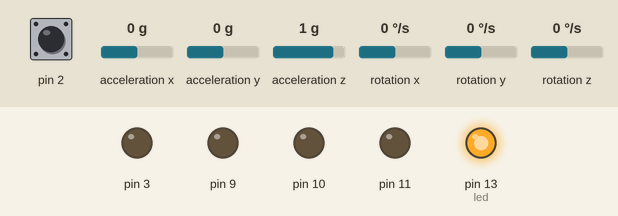
A sketch run on a simulated Arduino Uno, built with avr-gcc and run on an emulated ATmega328P. On the bench: output pins drawn as LEDs (lit = HIGH). Wiring (inferred from the names in the program): MPU-6050 motion sensor at I2C address 0x68. Inputs (shaded band) come from the test bench; at power-on: pin 2 HIGH, acceleration x 0 g, acceleration y 0 g, acceleration z 1 g, rotation x 0 °/s, rotation y 0 °/s, rotation z 0 °/s. What the sketch prints to the serial monitor is not drawn.

Above: at 0.1 s.
At 3.9 s:
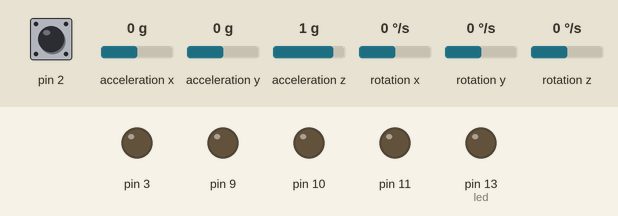
Timing chart, 0 to 5.4 s (numbered marks = the images above):
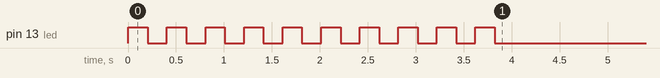

The sketch:

Micro_X.ino
```cpp
// (licence header left out)
// Platform
#include "Wire.h"
#include "I2Cdev.h"
#include "MPU_6050.h"
#include "String.h"
#include "BLDC.h"
#include "PID_.h"

//Sensors
MPU6050 accelgyro; //sensor object
int ax, ay, az; //3-axis accelerometer
int gx, gy, gz; //3-axis gyroscope
int biasX, biasY, biasZ; //gyro offset

//RC Receiver
volatile unsigned long startPeriod; // set in the interrupt
volatile int rc[7]; //nb of RC channels

//Complementary filter
float pitch, roll;

//Real time constraint
long timer; //general purpose timer
long timer_old; //timer memory
float G_Dt; //loop time

// The red LEDs are conected to Arduino pin n°13
int led = 13;

//PID attitude pitch and roll
float command_pitch, command_roll;
float rate_pitch, rate_roll;
PID PID_pitch(&command_pitch, &pitch, &rate_pitch, &G_Dt, 0.5, 0.15, 0.1);
PID PID_roll(&command_roll, &roll, &rate_roll, &G_Dt, 0.5, 0.15, 0.1);

//Throttle
float throttle;

//PID rate yaw
float pid_yaw;
float err_yaw;
float yaw_I;

//Motors
BLDC bldc;


// the setup routine runs once
void setup()
{
  //function calcInput is called everytime there in a falling edge on pin 2.
  //Pin 2 is hard-wired to interrupt 0
  attachInterrupt(0,calcInput,FALLING);

  //USB communication enabled. Baud rate 115200 baud
  Serial.begin(115200);

  //I2C enabled
  Wire.begin();

  //motors init
  bldc.initializeSpeedController();

  //Pin 13 is hard-wired to the red leds. It has to be turned as an output
  pinMode(led, OUTPUT);

  //Sensors init
  accelgyro.initialize();

  //gyro calibration to compute offset
  calib_gyro();
}


// the loop routine runs forever
void loop()
{
  if((millis()-timer)>=10)   //10ms => 100 Hz loop rate
  {
    timer_old = timer; //save time for the next computation
    timer=millis();  //current time
    G_Dt = (timer-timer_old)/1000.0; //Real time of loop run

    fast_Loop(); //Go to fast loop
  }
}


void fast_Loop(){

   //read sensors and compute angles
  imu_Valget ();


  //compute pid pitch
  command_pitch = -(rc[2]-1484.0)/20;
  rate_pitch = (float)(-gx+biasX)*2000.0f/32768.0f;
  PID_pitch.compute();


  //compute pid roll
  command_roll = (rc[1]-1456.0)/20;
  rate_roll = (float)(gy-biasY)*2000.0f/32768.0f;
  PID_roll.compute();


  //compute pid yaw
  err_yaw = (float)(-(gz-biasZ))*2000.0f/32768.0f;
  yaw_I += (float)err_yaw*G_Dt;
  pid_yaw = err_yaw*1.0+yaw_I;


  //throttle
  throttle = constrain((rc[0]-1180)/1.8,0,255);

  //fail safe
  //when the RC receiver lose Rc transmitter signal, rc[1] is over 1500.
  if(rc[1]>1900)
  {
    throttle=0;
  }

  //reset values if throttle is low enough for the quadcopter to be on the ground.
  if(throttle < 30)
  {
    //hold pid values to 0 so that the motors are not spining when the throttle stick is down
    PID_pitch.hold();
    PID_roll.hold();
    pid_yaw=0;

    //reset integrators
    PID_pitch.reset_I();
    PID_roll.reset_I();
    yaw_I = 0;
  }

  //debug and tunning
  serial_print();

  //output mixer. Each motor speed is a combination between throttle and pid values.
  bldc.setMotorVelocity(REAR_RIGHT, throttle + PID_roll.value() - PID_pitch.value() + pid_yaw);
  bldc.setMotorVelocity(FRONT_LEFT, throttle - PID_roll.value() + PID_pitch.value() + pid_yaw);
  bldc.setMotorVelocity(REAR_LEFT, throttle - PID_roll.value() - PID_pitch.value() - pid_yaw);
  bldc.setMotorVelocity(FRONT_RIGHT, throttle + PID_roll.value() + PID_pitch.value() - pid_yaw);

}


//Interrupt service routine called everytime the digital PPM signal from the RC receiver is falling on pin 2
void calcInput()
{
  //static variables are not reset when we exit the function
  static unsigned int pulseIn;
  static int channel;

      //length of current pulse
      pulseIn = (int)(micros() - startPeriod);

      //remember the time for next loop
      startPeriod = micros();

      //channel detector
      if(pulseIn >2000){
        channel = 0;
      }
      //store value
      else
      {
        rc[channel]=pulseIn;
        channel++; //increment channel for next time
      }
}
```

BLDC.cpp
```cpp
#include "BLDC.h"

/** Assign PWM pin-out to each ESC controlling the motors.
 */
BLDC::BLDC()
{
    _motorsPins[FRONT_LEFT]  = BLDC_PWM_MOTOR_FRONT_LEFT;
    _motorsPins[FRONT_RIGHT] = BLDC_PWM_MOTOR_FRONT_RIGHT;
    _motorsPins[REAR_LEFT]   = BLDC_PWM_MOTOR_REAR_LEFT;
    _motorsPins[REAR_RIGHT]  = BLDC_PWM_MOTOR_REAR_RIGHT;


}

/** TODO: add description here.
 */
void BLDC::initializeSpeedController()
{
        for (unsigned int i = 0; i < BLDC_MOTORS_COUNT; i++)
    {
        pinMode(_motorsPins[i], OUTPUT);
    }
}

/** TODO: add description here.
 */
void BLDC::calibrateSpeedController()
{
    //TODO: implement here for ESC
}

/** Set specified velocity to specified motor.
 * @param idMotor Motor number see MOTORS_ASSIGNEMENT
 * @param nbPulse PWM applied to Speed Controller (PWM)
 */
void BLDC::setMotorVelocity(uint8_t idMotor, uint8_t nbPulse)
{
    analogWrite(_motorsPins[idMotor], nbPulse);
}

/** Set specified velocity to all motors.
 * @param devAddr I2C slave device address
 */
void BLDC::setAllMotorsVelocity(uint8_t nbPulse)
{
    for (unsigned int i = 0; i < BLDC_MOTORS_COUNT; i++)
    {
        setMotorVelocity(i, constrain(nbPulse, BLDC_MOTORS_MINIMUM_SPEED, BLDC_MOTORS_MAXIMUM_SPEED));
    }
}

/** Read a single bit from an 8-bit device register.
 */
void BLDC::killAllMotors()
{
    setAllMotorsVelocity(BLDC_MOTORS_MINIMUM_SPEED);
}
```

BLDC.h
```cpp
#ifndef _HAL_BLDC_
#define _HAL_BLDC_

#include "Arduino.h"

#define BLDC_MOTORS_COUNT           4
#define BLDC_MOTORS_MINIMUM_SPEED   0
#define BLDC_MOTORS_MAXIMUM_SPEED   255

#define BLDC_PWM_MOTOR_FRONT_LEFT   9
#define BLDC_PWM_MOTOR_FRONT_RIGHT  11
#define BLDC_PWM_MOTOR_REAR_LEFT    10
#define BLDC_PWM_MOTOR_REAR_RIGHT   3

enum MOTORS_ASSIGNEMENT
{
    FRONT_LEFT, FRONT_RIGHT, REAR_LEFT, REAR_RIGHT
};

class BLDC
{
    public:
        BLDC();
        void initializeSpeedController();
        void calibrateSpeedController();

        void setMotorVelocity(uint8_t idMotor, uint8_t nbPulse);
        void setAllMotorsVelocity(uint8_t nbPulse);
        void killAllMotors();

	private:
        uint8_t _motorsPins[BLDC_MOTORS_COUNT];
};

#endif
```

MPU_6050.cpp
```cpp
#include "MPU_6050.h"

/** Default constructor, uses default I2C address.
 * @see MPU6050_ADDRESS
 */
MPU6050::MPU6050()
{
    _devAddr = MPU6050_ADDRESS;
}

/** Power on and prepare for general usage.
 * This will activate the device and take it out of sleep mode (which must be done
 * after start-up). This function also sets both the accelerometer and the gyroscope
 * to their sensitive settings, namely +/- 4g and +/- 2000 degrees/sec, and sets
 * the clock source to use the Z Gyro for reference, which is slightly better than
 * the default internal clock source.
 */
void MPU6050::initialize()
{
  setSleepEnabled(false);
  setClockSource(MPU6050_CLOCK_PLL_ZGYRO);
  setFullScaleGyroRange(MPU6050_GYRO_FS_2000);
  setFullScaleAccelRange(MPU6050_ACCEL_FS_4);
  setDLPFMode(MPU6050_DLPF_BW_20);
}

/** Get digital low-pass filter configuration.
 * The DLPF_CFG parameter sets the digital low pass filter configuration. It
 * also determines the internal sampling rate used by the device as shown in
 * the table below.
 *
 * Note: The accelerometer output rate is 1kHz. This means that for a Sample
 * Rate greater than 1kHz, the same accelerometer sample may be output to the
 * FIFO, DMP, and sensor registers more than once.
 *
 * <pre>
 *          |   ACCELEROMETER    |           GYROSCOPE
 * DLPF_CFG | Bandwidth | Delay  | Bandwidth | Delay  | Sample Rate
 * ---------+-----------+--------+-----------+--------+-------------
 * 0        | 260Hz     | 0ms    | 256Hz     | 0.98ms | 8kHz
 * 1        | 184Hz     | 2.0ms  | 188Hz     | 1.9ms  | 1kHz
 * 2        | 94Hz      | 3.0ms  | 98Hz      | 2.8ms  | 1kHz
 * 3        | 44Hz      | 4.9ms  | 42Hz      | 4.8ms  | 1kHz
 * 4        | 21Hz      | 8.5ms  | 20Hz      | 8.3ms  | 1kHz
 * 5        | 10Hz      | 13.8ms | 10Hz      | 13.4ms | 1kHz
 * 6        | 5Hz       | 19.0ms | 5Hz       | 18.6ms | 1kHz
 * 7        |   -- Reserved --   |   -- Reserved --   | Reserved
 * </pre>
 *
 * @return DLFP configuration
 * @see MPU6050_RA_CONFIG
 * @see MPU6050_CFG_DLPF_CFG_BIT
 * @see MPU6050_CFG_DLPF_CFG_LENGTH
 */
void MPU6050::setDLPFMode(uint8_t mode)
{
    easyI2C::writeBits(_devAddr, MPU6050_RA_CONFIG, MPU6050_CFG_DLPF_CFG_BIT, MPU6050_CFG_DLPF_CFG_LENGTH, mode);
}

/** Set full-scale gyroscope range.
 * The FS_SEL parameter allows setting the full-scale range of the gyro sensors,
 * as described in the table below.
 *
 * <pre>
 * 0 = +/- 250 degrees/sec
 * 1 = +/- 500 degrees/sec
 * 2 = +/- 1000 degrees/sec
 * 3 = +/- 2000 degrees/sec
 * </pre>
 *
 * @return Current full-scale gyroscope range setting
 * @see MPU6050_GYRO_FS_250
 * @see MPU6050_RA_GYRO_CONFIG
 * @see MPU6050_GCONFIG_FS_SEL_BIT
 * @see MPU6050_GCONFIG_FS_SEL_LENGTH
 * @param range New full-scale gyroscope range value
 * @see getFullScaleRange()
 * @see MPU6050_GYRO_FS_250
 * @see MPU6050_RA_GYRO_CONFIG
 * @see MPU6050_GCONFIG_FS_SEL_BIT
 * @see MPU6050_GCONFIG_FS_SEL_LENGTH
 */
void MPU6050::setFullScaleGyroRange(uint8_t range)
{
    easyI2C::writeBits(_devAddr, MPU6050_RA_GYRO_CONFIG, MPU6050_GCONFIG_FS_SEL_BIT, MPU6050_GCONFIG_FS_SEL_LENGTH, range);
}

/** Set full-scale accelerometer range.
 * The FS_SEL parameter allows setting the full-scale range of the accelerometer
 * sensors, as described in the table below.
 *
 * <pre>
 * 0 = +/- 2g
 * 1 = +/- 4g
 * 2 = +/- 8g
 * 3 = +/- 16g
 * </pre>
 *
 * @return Current full-scale accelerometer range setting
 * @see MPU6050_ACCEL_FS_2
 * @see MPU6050_RA_ACCEL_CONFIG
 * @see MPU6050_ACONFIG_AFS_SEL_BIT
 * @see MPU6050_ACONFIG_AFS_SEL_LENGTH
 * @param range New full-scale accelerometer range setting
 * @see getFullScaleAccelRange()
 */
void MPU6050::setFullScaleAccelRange(uint8_t range)
{
    easyI2C::writeBits(_devAddr, MPU6050_RA_ACCEL_CONFIG, MPU6050_ACONFIG_AFS_SEL_BIT, MPU6050_ACONFIG_AFS_SEL_LENGTH, range);
}

/** Get raw 6-axis motion sensor readings (accel/gyro).
 * Retrieves all currently available motion sensor values.
 * @param ax 16-bit signed integer container for accelerometer X-axis value
 * @param ay 16-bit signed integer container for accelerometer Y-axis value
 * @param az 16-bit signed integer container for accelerometer Z-axis value
 * @param gx 16-bit signed integer container for gyroscope X-axis value
 * @param gy 16-bit signed integer container for gyroscope Y-axis value
 * @param gz 16-bit signed integer container for gyroscope Z-axis value
 * @see getAcceleration()
 * @see getRotation()
 * @see MPU6050_RA_ACCEL_XOUT_H
 */
void MPU6050::getMotion6(int16_t* ax, int16_t* ay, int16_t* az, int16_t* gx, int16_t* gy, int16_t* gz)
{
    easyI2C::readBytes(_devAddr, MPU6050_RA_ACCEL_XOUT_H, 14, _buffer);
    *ax = (((int16_t)_buffer[0]) << 8) | _buffer[1];
    *ay = (((int16_t)_buffer[2]) << 8) | _buffer[3];
    *az = (((int16_t)_buffer[4]) << 8) | _buffer[5];
    *gx = (((int16_t)_buffer[8]) << 8) | _buffer[9];
    *gy = (((int16_t)_buffer[10]) << 8) | _buffer[11];
    *gz = (((int16_t)_buffer[12]) << 8) | _buffer[13];
}

/** Set sleep mode status.
 * @param enabled New sleep mode enabled status
 * @see getSleepEnabled()
 * @see MPU6050_RA_PWR_MGMT_1
 * @see MPU6050_PWR1_SLEEP_BIT
 */
void MPU6050::setSleepEnabled(bool enabled)
{
    easyI2C::writeBit(_devAddr, MPU6050_RA_PWR_MGMT_1, MPU6050_PWR1_SLEEP_BIT, enabled);
}

/** Set clock source setting.
 * An internal 8MHz oscillator, gyroscope based clock, or external sources can
 * be selected as the MPU-60X0 clock source. When the internal 8 MHz oscillator
 * or an external source is chosen as the clock source, the MPU-60X0 can operate
 * in low power modes with the gyroscopes disabled.
 *
 * Upon power up, the MPU-60X0 clock source defaults to the internal oscillator.
 * However, it is highly recommended that the device be configured to use one of
 * the gyroscopes (or an external clock source) as the clock reference for
 * improved stability. The clock source can be selected according to the following table:
 *
 * <pre>
 * CLK_SEL | Clock Source
 * --------+--------------------------------------
 * 0       | Internal oscillator
 * 1       | PLL with X Gyro reference
 * 2       | PLL with Y Gyro reference
 * 3       | PLL with Z Gyro reference
 * 4       | PLL with external 32.768kHz reference
 * 5       | PLL with external 19.2MHz reference
 * 6       | Reserved
 * 7       | Stops the clock and keeps the timing generator in reset
 * </pre>
 *
 * @param source New clock source setting
 * @see getClockSource()
 * @see MPU6050_RA_PWR_MGMT_1
 * @see MPU6050_PWR1_CLKSEL_BIT
 * @see MPU6050_PWR1_CLKSEL_LENGTH
 */
void MPU6050::setClockSource(uint8_t source)
{
    easyI2C::writeBits(_devAddr, MPU6050_RA_PWR_MGMT_1, MPU6050_PWR1_CLKSEL_BIT, MPU6050_PWR1_CLKSEL_LENGTH, source);
}
```

MPU_6050.h
```cpp
#ifndef _HAL_MPU6050_
#define _HAL_MPU6050_

#include "easyI2C.h"

// Device I2C adress
#define MPU6050_ADDRESS             0x68

// Measurements registers
#define MPU6050_RA_ACCEL_XOUT_H     0x3B
#define MPU6050_RA_ACCEL_XOUT_L     0x3C
#define MPU6050_RA_ACCEL_YOUT_H     0x3D
#define MPU6050_RA_ACCEL_YOUT_L     0x3E
#define MPU6050_RA_ACCEL_ZOUT_H     0x3F
#define MPU6050_RA_ACCEL_ZOUT_L     0x40
#define MPU6050_RA_GYRO_XOUT_H      0x43
#define MPU6050_RA_GYRO_XOUT_L      0x44
#define MPU6050_RA_GYRO_YOUT_H      0x45
#define MPU6050_RA_GYRO_YOUT_L      0x46
#define MPU6050_RA_GYRO_ZOUT_H      0x47
#define MPU6050_RA_GYRO_ZOUT_L      0x48

// Power management
#define MPU6050_RA_PWR_MGMT_1       0x6B
#define MPU6050_RA_PWR_MGMT_2       0x6C
#define MPU6050_PWR1_SLEEP_BIT         6
#define MPU6050_PWR1_CLKSEL_BIT        2
#define MPU6050_PWR1_CLKSEL_LENGTH     3

// Gyroscope sensibility
#define MPU6050_RA_GYRO_CONFIG      0x1B
#define MPU6050_GCONFIG_FS_SEL_BIT     4
#define MPU6050_GCONFIG_FS_SEL_LENGTH  2
#define MPU6050_GYRO_FS_250         0x00
#define MPU6050_GYRO_FS_500         0x01
#define MPU6050_GYRO_FS_1000        0x02
#define MPU6050_GYRO_FS_2000        0x03

// Accelerometer sensibility
#define MPU6050_RA_ACCEL_CONFIG     0x1C
#define MPU6050_ACONFIG_AFS_SEL_BIT    4
#define MPU6050_ACONFIG_AFS_SEL_LENGTH 2
#define MPU6050_ACCEL_FS_2          0x00
#define MPU6050_ACCEL_FS_4          0x01
#define MPU6050_ACCEL_FS_8          0x02
#define MPU6050_ACCEL_FS_16         0x03

// Internal clock
#define MPU6050_CLOCK_INTERNAL      0x00
#define MPU6050_CLOCK_PLL_XGYRO     0x01
#define MPU6050_CLOCK_PLL_YGYRO     0x02
#define MPU6050_CLOCK_PLL_ZGYRO     0x03
#define MPU6050_CLOCK_PLL_EXT32K    0x04
#define MPU6050_CLOCK_PLL_EXT19M    0x05
#define MPU6050_CLOCK_KEEP_RESET    0x07

// Internal LPF (Low-pass filter) setting
#define MPU6050_RA_CONFIG           0x1A
#define MPU6050_CFG_DLPF_CFG_BIT       2
#define MPU6050_CFG_DLPF_CFG_LENGTH    3
#define MPU6050_DLPF_BW_256         0x00
#define MPU6050_DLPF_BW_188         0x01
#define MPU6050_DLPF_BW_98          0x02
#define MPU6050_DLPF_BW_42          0x03
#define MPU6050_DLPF_BW_20          0x04
#define MPU6050_DLPF_BW_10          0x05
#define MPU6050_DLPF_BW_5           0x06

class MPU6050
{
    public:
        MPU6050();
        void initialize();
        void setDLPFMode(uint8_t bandwidth);
        void setFullScaleGyroRange(uint8_t range);
        void setFullScaleAccelRange(uint8_t range);
		void setSleepEnabled(bool enabled);
		void setClockSource(uint8_t source);
		void getMotion6(int16_t* ax, int16_t* ay, int16_t* az, int16_t* gx, int16_t* gy, int16_t* gz);

	private:
        uint8_t _devAddr;
        uint8_t _buffer[14];
};

#endif
```

PID.cpp
```cpp
#include "PID_.h"

/** Constructor.
 * @param command New angle demand
 * @param angle New current angle
 * @param rate New angular speed
 * @param time New loop time
 * @param P New P gain
 * @param I New I gain
 * @param D New D gain
 */
PID::PID(float* command, float* angle, float* rate, float* time, float P, float I, float D)
{
    _command = command;
    _angle = angle;
    _time = time;
    _rate = rate;
    _P = P;
    _I = I;
    _D = D;
}

/** Update PID value.
 */
void PID::compute()
{
      float error = *_command - *_angle;

      _ITerm+= error * *_time;

      _pid = _P * error + _I * _ITerm + _D * *_rate;
}

/** Reset PID Integral term.
 */
void PID::reset_I()
{
	_ITerm = 0;
}

/** Get PID value.
 * @return _pid.
 */
float PID::value()
{
  return _pid;
}

/** Reset PID value.
 */
void PID::hold()
{
  _pid = 0;
}

/** Get P gain value.
 * @return _P.
 */
float PID::getP()
{
  return _P;
}

/** Get I gain value.
 * @return _I.
 */
float PID::getI()
{
  return _I;
}

/** Get D gain value.
 * @return _D.
 */
float PID::getD()
{
  return _D;
}

/** Set P gain value.
 * @param P New P gain.
 */
void PID::setP(float P)
{
 _P = P;
}

/** Set I gain value.
 * @param I New I gain.
 */
void PID::setI(float I)
{
 _I = I;
}

/** Set D gain value.
 * @param D New D gain.
 */
void PID::setD(float D)
{
  _D = D;
}
```

PID_.h
```cpp
class PID
{
public:


  PID(float* command, float* angle, float* rate, float* time, float P, float I, float D); //Constructor

  void compute(); //Update pid output

  float getP();
  float getI();
  float getD();

  void setP(float P);
  void setI(float I);
  void setD(float D);

  void reset_I();
  float value();
  void hold();

private:

  float _P; // (P)roportional Tuning Parameter
  float _I; // (I)ntegral Tuning Parameter
  float _D; // (D)erivative Tuning Parameter

  float *_command; // Pointers to the angle demand
  float *_angle; // Pointers to the current angle
  float *_time;  // Pointers to the loop time
  float *_rate; // Pointers to the angular speed

  float _ITerm; //Integral term
  float _pid;  //pid output value

};
```

Source omitted: easyI2C.cpp (7389 bytes), easyI2C.h (1188 bytes), sensors.ino (2621 bytes)
